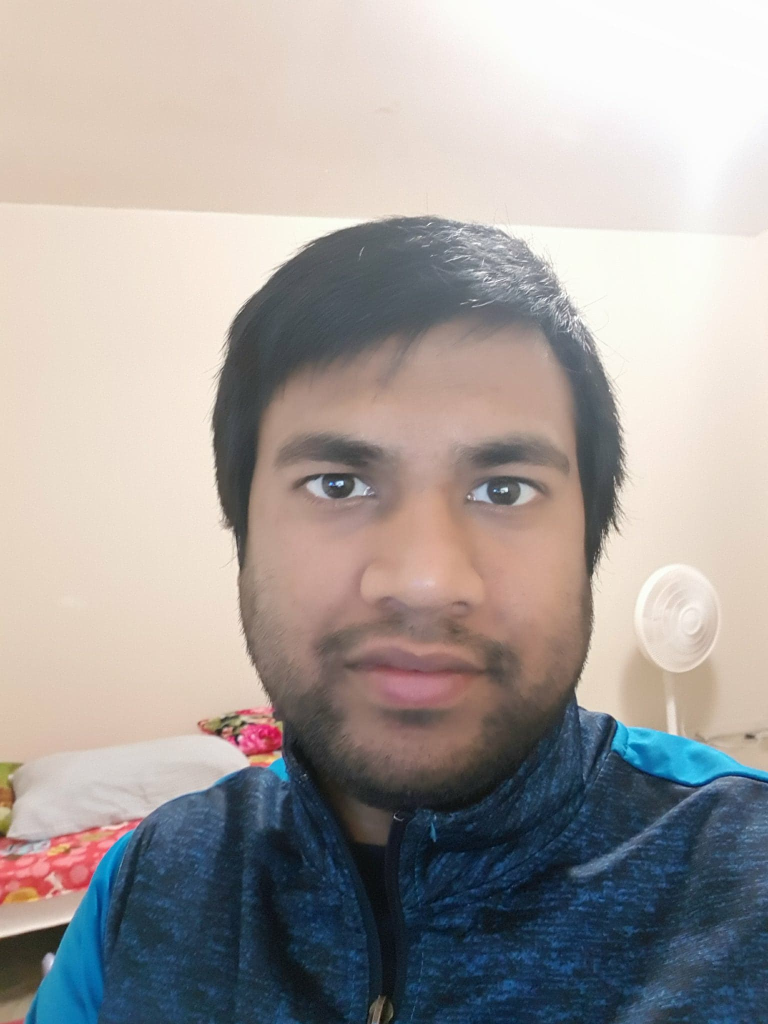
%> input picture matlab-assignment-2/mrinmoy.jpg, 1536 x 2048 px (shown at 1/2 size)
$ octave assign2.m   (GNU Octave 9; MATLAB toolbox functions it lacks are replaced by stand-ins)
%> lines starting %> are read from the running program, lines starting %| are printed output that depends on the picture
%% Matlab Assignment #2
%  author : Mrinmoy Sarkar
%  email  : msarkar@aggies.ncat.edu
%  date   : 3/2/2018
%%
clear all; close all;

file_name = 'mrinmoy.jpg';
%% load the image
img_color = imread(file_name);
%> img_color is the input picture: size 2048x1536x3 uint8; mean R, G, B 165.3, 159.4, 156.9
%% Task-1: change to gray scale image
img_gray = rgb2gray(img_color);
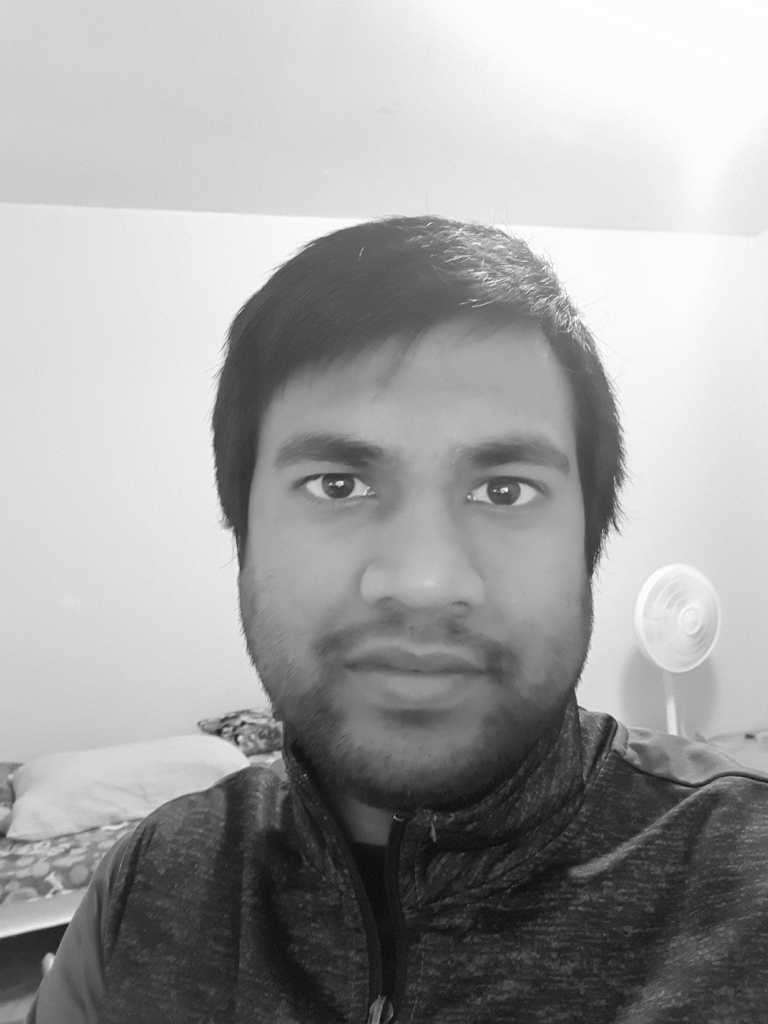
%> img_gray: size 2048x1536 uint8 (shown at 1/2 size); min 1, max 255, mean 160.9
img_gray = imresize(img_gray,.4);
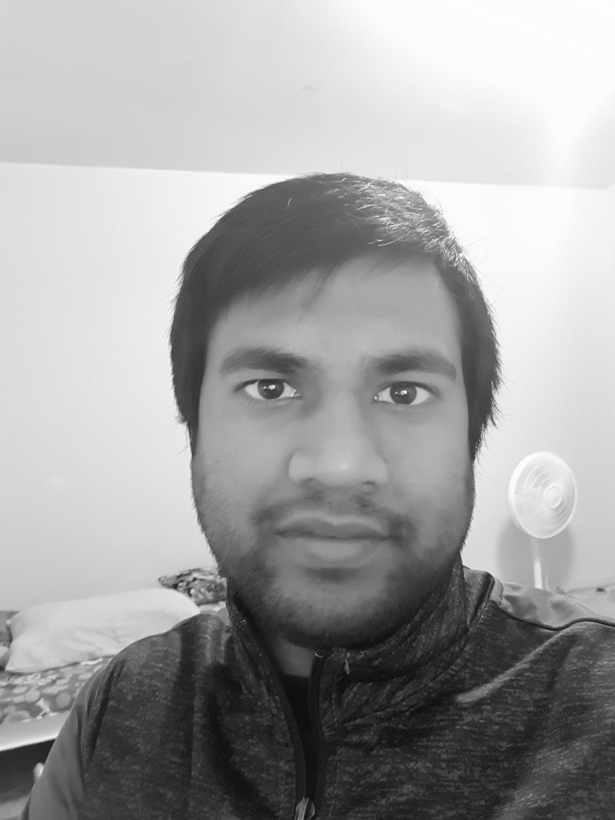
%> img_gray: size 820x615 uint8; min 10, max 255, mean 160.9
%% Task-2: Obtain the enhanced image by Histogram Equalization
img_enhance_he = histeq(img_gray);
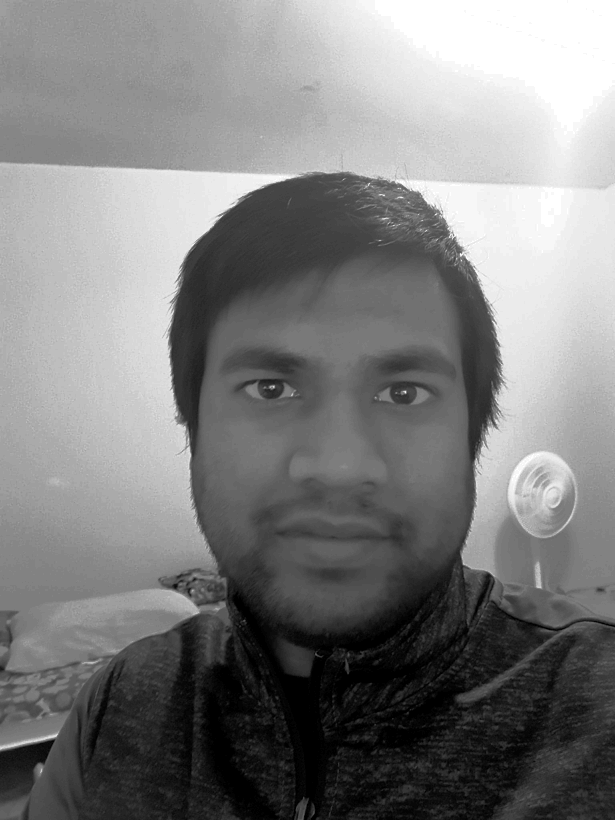
%> img_enhance_he: size 820x615 uint8; min 0, max 255, mean 126.5
%% Task-3.a: Design histogram specification
n = 256;
hgram = (imhist(img_gray))';
%> hgram = 256 values, max 16715 at index 253, min 0 at index 1, mean 1969.9
total_pxl = numel(img_gray);
%> total_pxl = 504300
hgram(1,10:70) = hgram(1,10:70) + hgram(1,71:70+length(10:70));
hgram(1,71:70+length(10:70)) = 0;
hgram(1,191:190+length(130:190)) = hgram(1,191:190+length(130:190)) + hgram(1,130:190);
hgram(1,130:190)=0;
%% Task-3.b: Apply the histogram specification
img_enhance_hs = histeq(img_gray,hgram);
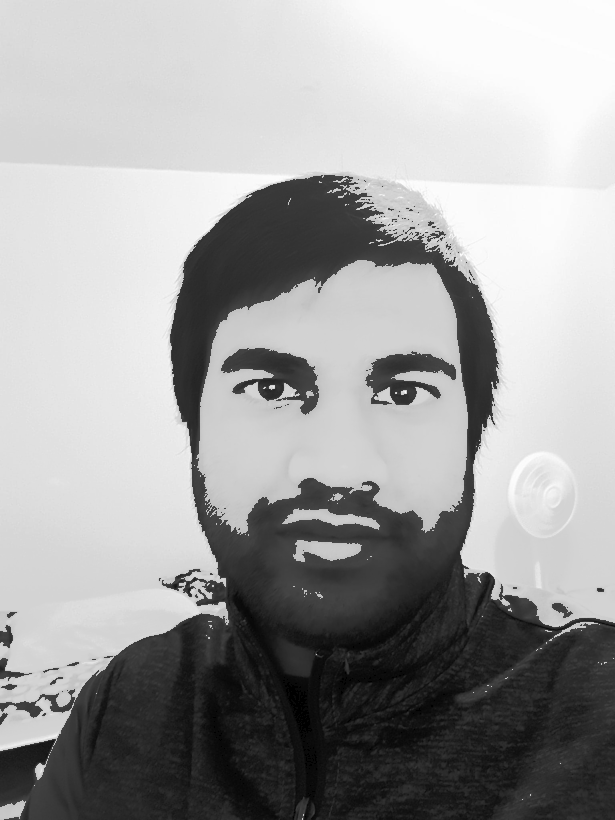
%> img_enhance_hs: size 820x615 uint8; min 0, max 255, mean 160
%% plot all the image
figure
subplot(131)
imshow(img_gray)
title('Original image')
subplot(132)
imshow(img_enhance_he)
title('Histogram equalized image')
subplot(133)
imshow(img_enhance_hs)
title('Histogram specified image')
%% plot the histogram
figure
subplot(311)
imhist(img_gray)
title('Histogram of Original image')
subplot(312)
imhist(img_enhance_he)
title('Histogram of Histogram equalized image')
subplot(313)
imhist(img_enhance_hs)
title('Histogram of Histogram specified image')
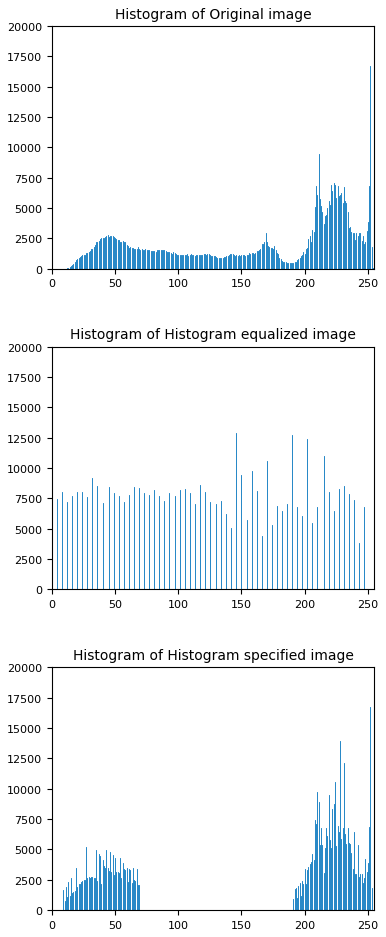
%> figure redrawn from the program's plot data, 3 panels; panel 1: highest point at x = 252, y = 16715; panel 2: highest point at x = 255, y = 18542
%% Task-4: Smooth imge using Gaussian kernel
sigma = 1;
img_smth1 = imgaussfilt(img_gray,sigma);
sigma = 10;
img_smth2 = imgaussfilt(img_gray,sigma);
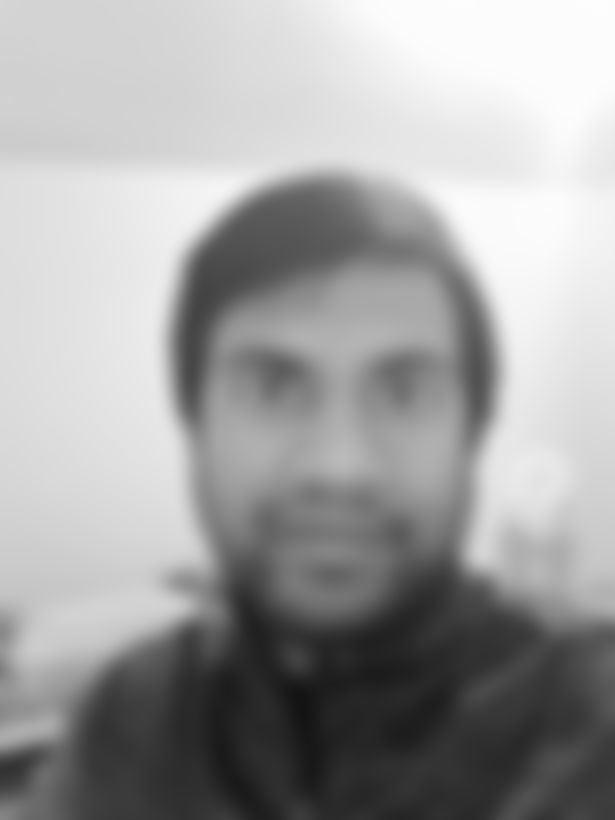
%> img_smth2: size 820x615 uint8; min 20, max 253, mean 160.9
%% plot image
figure
subplot(131)
imshow(img_gray)
title('Original image')
subplot(132)
imshow(img_smth1)
title('Smoothed image, sigma = 1')
subplot(133)
imshow(img_smth2)
title('Smoothed image, sigma = 10')
%% Task-5: Sharpen image using Laplacian
c = -1;
h = [0 1 0;1 -4 1;0 1 0]; % laplace kernel
img_laplace = imfilter(img_gray,h);
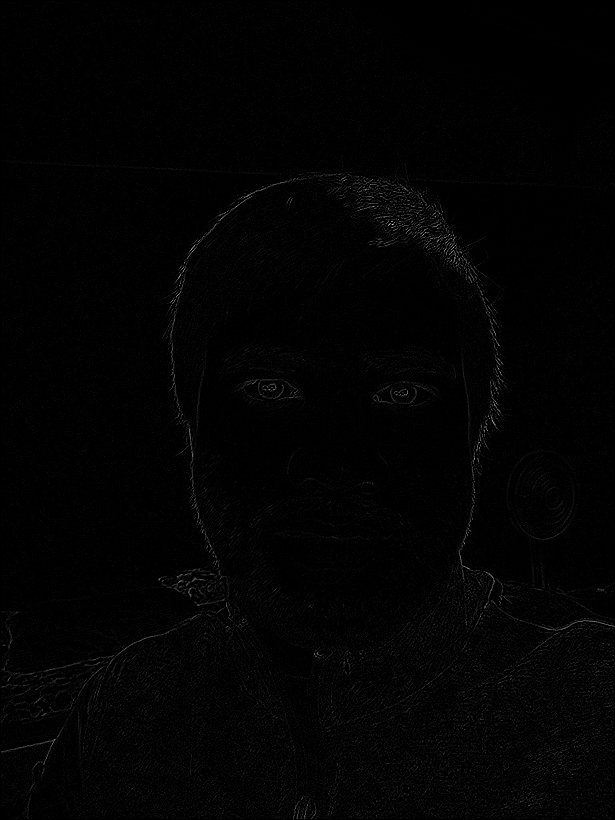
%> img_laplace: size 820x615 uint8; min 0, max 229, mean 2.5
img_srpn = img_gray + c*img_laplace;
%% plot image
figure
subplot(131)
imshow(img_gray)
title('Original image')
subplot(132)
imshow(img_laplace)
title('Laplacian image')
subplot(133)
imshow(img_srpn)
title('Sharpened image')
